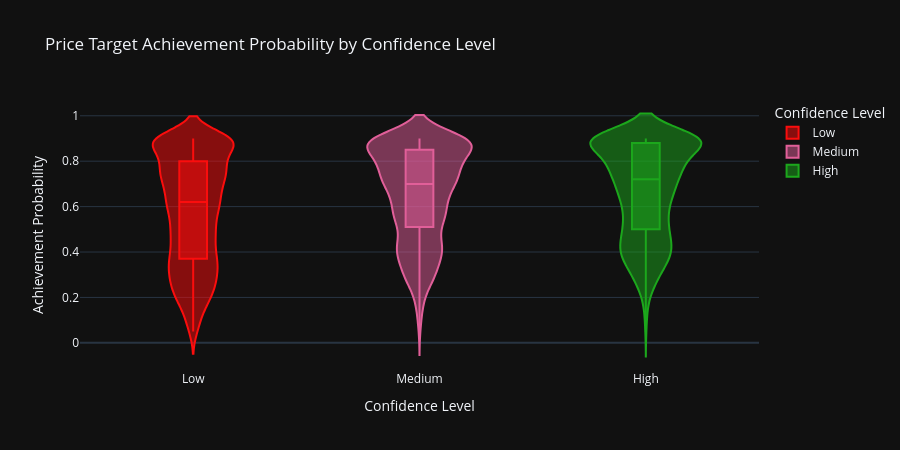

This figure's notebook cell:
### Markdown cell above
### 5.1 Achievement Probability Distribution by Confidence Level

### Code cell
fig = px.violin(
    pt,
    x="confidence_level",
    y="achievement_probability",
    color="confidence_level",
    box=True,
    points="outliers",
    title="Price Target Achievement Probability by Confidence Level",
    labels={
        "achievement_probability": "Achievement Probability",
        "confidence_level": "Confidence Level",
    },
    category_orders={"confidence_level": ["Low", "Medium", "High"]},
    color_discrete_sequence=[COLORS[3], COLORS[1], COLORS[2]],
    template=PLOTLY_TEMPLATE,
    height=450,
)
fig.show()

### Figure 1 — Plotly figure (JSON) as saved in the notebook; plotly's stock layout.template omitted (floating-point values rounded to 4 significant figures; data arrays with more than 128 entries replaced by an {"elided": "..."} marker saying what was removed)
{"data": [{"alignmentgroup": "True", "box": {"visible": true}, "hovertemplate": "Confidence Level=%{x}<br>Achievement Probability=%{y}<extra></extra>", "legendgroup": "Low", "marker": {"color": "#FB0D0D"}, "name": "Low", "offsetgroup": "Low", "orientation": "v", "points": "outliers", "scalegroup": "True", "showlegend": true, "x": {"elided": "4018 str values"}, "x0": " ", "xaxis": "x", "y": {"elided": "4018 float values"}, "y0": " ", "yaxis": "y", "type": "violin"}, {"alignmentgroup": "True", "box": {"visible": true}, "hovertemplate": "Confidence Level=%{x}<br>Achievement Probability=%{y}<extra></extra>", "legendgroup": "Medium", "marker": {"color": "#E15F99"}, "name": "Medium", "offsetgroup": "Medium", "orientation": "v", "points": "outliers", "scalegroup": "True", "showlegend": true, "x": {"elided": "1368 str values"}, "x0": " ", "xaxis": "x", "y": {"elided": "1368 float values"}, "y0": " ", "yaxis": "y", "type": "violin"}, {"alignmentgroup": "True", "box": {"visible": true}, "hovertemplate": "Confidence Level=%{x}<br>Achievement Probability=%{y}<extra></extra>", "legendgroup": "High", "marker": {"color": "#1CA71C"}, "name": "High", "offsetgroup": "High", "orientation": "v", "points": "outliers", "scalegroup": "True", "showlegend": true, "x": {"elided": "1031 str values"}, "x0": " ", "xaxis": "x", "y": {"elided": "1031 float values"}, "y0": " ", "yaxis": "y", "type": "violin"}], "layout": {"xaxis": {"anchor": "y", "domain": [0.0, 1.0], "title": {"text": "Confidence Level"}, "categoryorder": "array", "categoryarray": ["Low", "Medium", "High"]}, "yaxis": {"anchor": "x", "domain": [0.0, 1.0], "title": {"text": "Achievement Probability"}}, "legend": {"title": {"text": "Confidence Level"}, "tracegroupgap": 0}, "title": {"text": "Price Target Achievement Probability by Confidence Level"}, "violinmode": "overlay", "height": 450}}
